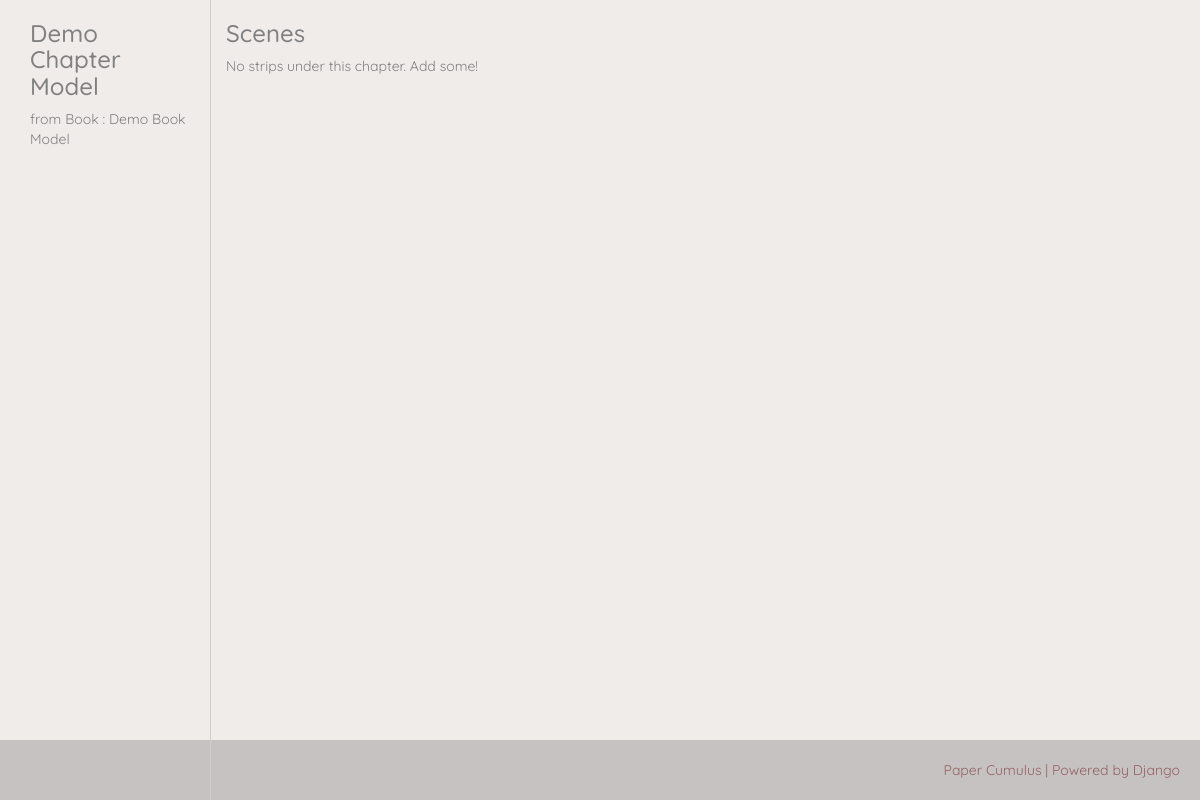
Before: /flipbooks/chapter/Fz6xWd8h/ with the older database file.
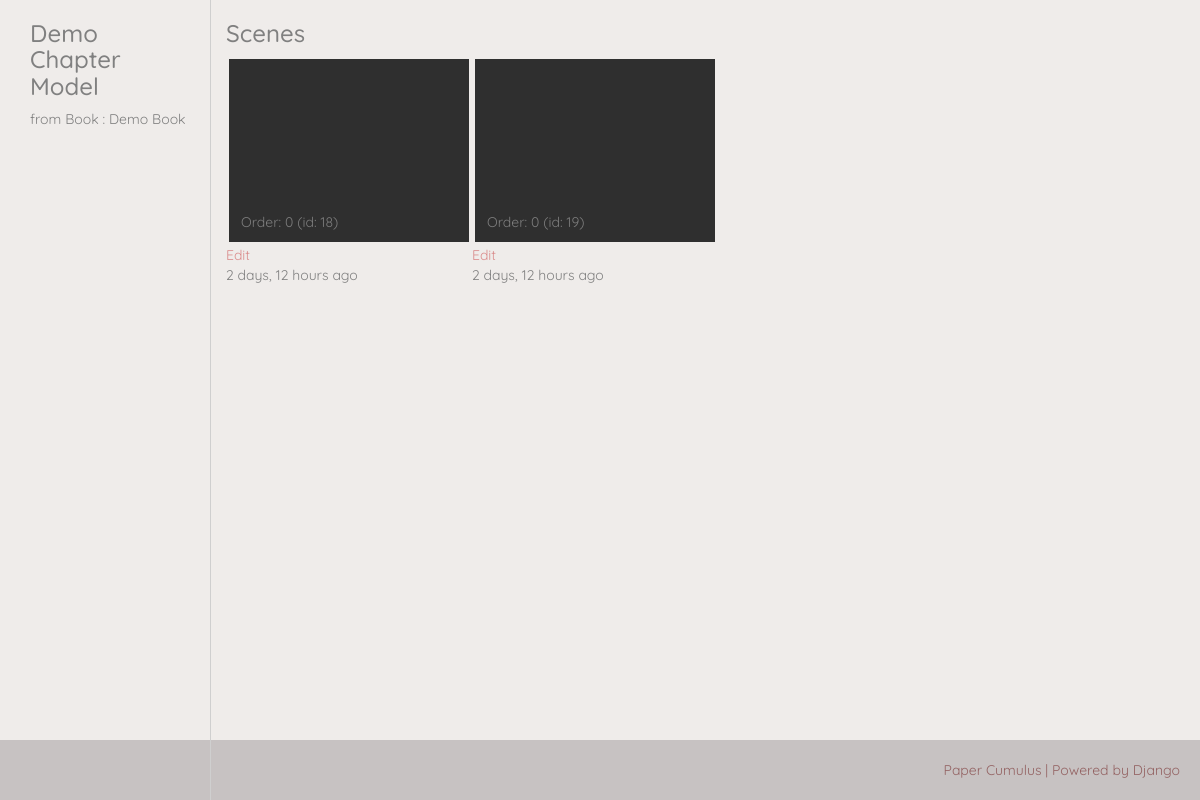
After: the same page with the newer database file.
### flipbooks/models.py (models this page shows, shortened)
class Chapter(models.Model):
    number = models.IntegerField(default="0")
    title = models.CharField(max_length=50, blank=True, default="Untitled")
    id64 = models.CharField(max_length=8, blank=True, default='')
    children_li = models.TextField(max_length=600, blank=True, default="")
    book = models.ForeignKey(Book, on_delete=models.CASCADE)
    date_created = models.DateTimeField(auto_now_add=True)
    date_modified = models.DateTimeField(auto_now=True)
    def __str__(self):
        return "{} : {} : {}".format(self.number, self.title, self.id64)

class Book(models.Model):
    title = models.CharField(max_length=50, blank=False, default="Untitled Book")
    slug = models.SlugField(blank=True, default='')
    date_created = models.DateTimeField(auto_now_add=True)
    date_modified = models.DateTimeField(auto_now=True)

class Scene(models.Model):
    order = models.IntegerField(default="0")
    children_li = models.TextField(max_length=600, blank=True, default="")
    name = models.CharField(max_length=50, blank=True, default="")
    description = models.TextField(max_length=100, blank=True, default="")
    chapter = models.ForeignKey(Chapter, on_delete=models.CASCADE, default=0)
    date_created = models.DateTimeField(auto_now_add=True)
    date_modified = models.DateTimeField(auto_now=True)

### flipbooks/views.py (the view)
# urls.py: re_path(r'^(?P<book_pk>\d+)/(?P<chapter_number>\d+)/$', views.ChapterDetailView_REACT.as_view(), name='chapter-detail'),
class ChapterDetailView_REACT(generic.TemplateView):
    model = Chapter
    queryset = Chapter.objects.all()
    template_name = "frontend/chapter_detail.html" # use frontend
    def get_context_data(self, *args, **kwargs):
        context = super(ChapterDetailView_REACT, self).get_context_data(*args, **kwargs)
        if 'id64' in kwargs:
            chapter = Chapter.objects.filter(id64=kwargs['id64'])[0]
        else:
            book = Book.objects.get(pk=kwargs['book_pk'])
            chapter = book.chapter_set.filter(number=kwargs['chapter_number'])[0]
        context['object_chapter'] = chapter
        scene_create_form = forms.SceneCreateForm(initial={"chapter_number": chapter.number})
        context["scene_create_form"] = scene_create_form
        return context

### flipbooks/helpermodule/helpers.py (called while the page is built)
def is_valid_children_li(cli):
    if isinstance(cli, str) or isinstance(cli, str): # is it a string?
        cli = cli.split(",")
    elif isinstance(cli, list): # is it a list?
        pass
    else:
        return False
    cli = ''.join(cli)
    cli = cli.replace(" ","")
    if cli == '' : return False
    return True

### flipbooks/templatetags/flipbooks_custom_tags.py (called while the page is built)
@register.filter(name='map_queryset')
def map_queryset(qs, ref_ids):
    print("------ref_id recieved-------")
    print(ref_ids)
    if helpers.is_valid_children_li(ref_ids):
        ref_ids = ref_ids.split(",")
        ref_ids = [int(stringy_id) for stringy_id in ref_ids]
    else: return qs
    qs = list(qs)
    qs.sort(key=lambda frame: ref_ids.index(frame.id) if frame.id in ref_ids else -1)
    return qs

### frontend/templates/frontend/chapter_detail.html (shortened to what this page needs)
{% extends "layout_columned.html" %}
{% load thumbnail %}
{% load flipbooks_custom_tags %}
{% block left_column %}
    <h3>{{object_chapter.title}}</h3>
    <p>
        from Book : {{object_chapter.book.title}}
    </p>
{% endblock %}
{% block right_column %}
    <h3>Scenes</h3>
    <ul class="list_scenes">
        {% with object_chapter.scene_set.all|map_queryset:object_chapter.children_li as mapped_scene_set %}
        {% for scene in mapped_scene_set %}
            <li>
                <a class="scene_container" href="{% url 'flipbooks:scene-play' pk=scene.pk %}">
                    <span class="flex_item preview_container">
                        {% with scene.strip_set.all|map_queryset:scene.children_li as mapped_strip_set %}
                            <div class="preview">
                            </div>
                        {% endwith %}
                    </span>
                    <span class="flex_item header">
                        Order: {{scene.order}} (id: {{scene.id}})
                    </span>
                    <a class="scene_edit" href="{% url 'flipbooks:scene-edit' pk=scene.pk %}">Edit</a>
                    <div class="flex_item timestamp">
                        {{ scene.date_created|timesince }} ago
                    </div>
                </a>
            </li>
        {% empty %}
            <p>No strips under this chapter. Add some!</p>
        {% endfor %}
        {% endwith %}
    </ul>
{% endblock %}
{% block extra_js %}
    {% load static %}
{% endblock extra_js %}

### proj_cumulus/templates/layout_columned.html (shortened to what this page needs)
{% extends "base.html" %}
{% block wrapper_class %}columned{% endblock %}
{% block layout %}
    <div class="container">
    <div class="row">
        <div class="col-md-2 left_column">
            {% block left_column %}
            {% endblock %}
        </div>
        <div class="col-md-10 right_column">
            {% block right_column %}
            {% endblock %}
        </div>
    </div>
    </div>
{% endblock %}

### proj_cumulus/templates/base.html (shortened to what this page needs)
{% load static %}
<!DOCTYPE html>
<html lang="en">
  <head>
    <link href="{% static 'bootstrap/css/bootstrap.min.css' %}" rel="stylesheet">
    <link rel="stylesheet" href="https://use.fontawesome.com/releases/v5.3.1/css/all.css">
    <link href="{% static 'css_static/output.css' %}" rel="stylesheet">
  </head>
<body class="{% block body_class %}{% endblock body_class %}">
    <div class="flexy_content_wrapper {% block wrapper_class %}{% endblock %}">
        {% block layout %}
        {% endblock %}
    </div>
    <div class='footer'>
        <span>Paper Cumulus | Powered by Django</span>
    </div>
  </body>
</html>

Changed rows visible on the page:
changed through a linked row, Chapter "Demo Chapter Model": book "Demo Book Model" → "Demo Book"
added Scene: order "0", id "18", date_created "2 days, 12 hours"
added Scene: order "0", id "19", date_created "2 days, 12 hours"
Other visible differences:
text no longer shown: "No strips under this chapter. Add some!"
